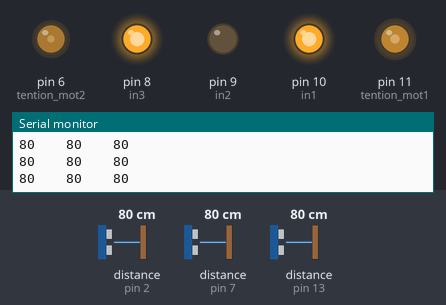
A sketch run on a simulated Arduino Uno, built with avr-gcc and run on an emulated ATmega328P. On the bench: output pins drawn as LEDs (lit = HIGH), the last lines printed to the serial monitor. The test bench sets the inputs (shaded band); at power-on: distance to the obstacle (sensors on pin 13, pin 7, pin 2) 80 cm.

Above: at 1.2 s.
1.3 s: distance to the obstacle (sensor on pin 13) set to 12 cm
4.3 s: distance to the obstacle (sensor on pin 13) set to 9 cm
At 5.2 s:
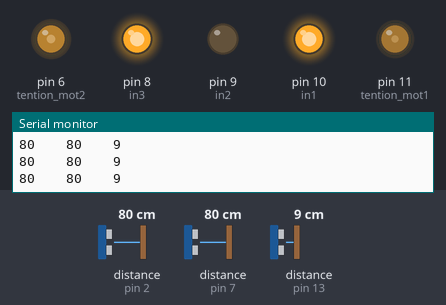
5.8 s: distance to the obstacle (sensor on pin 7) set to 33 cm
8.8 s: distance to the obstacle (sensor on pin 7) set to 27 cm
At 9.6 s:
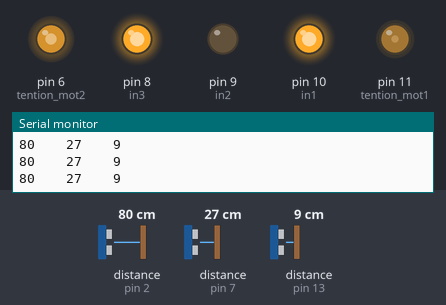
13.3 s: distance to the obstacle (sensor on pin 2) set to 13 cm
16.3 s: distance to the obstacle (sensor on pin 2) set to 10 cm
At 17.2 s:
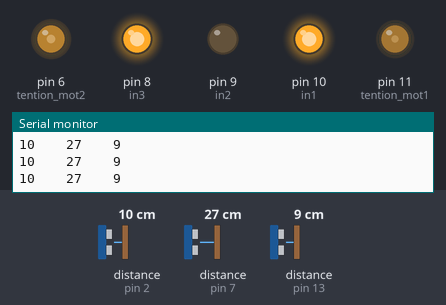
Timing chart, 0 to 18.8 s (numbered marks = the images above; inputs shaded):
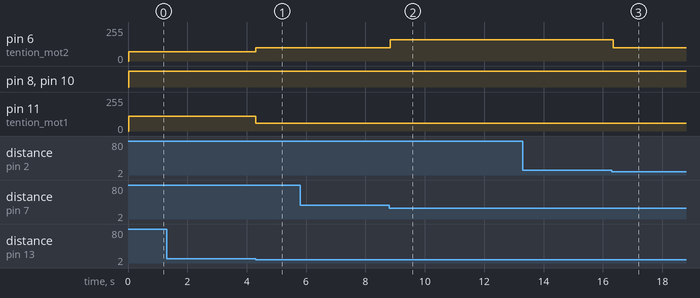

The sketch:

GOOD.ino
```cpp
#include <Ultrasonic.h>


Ultrasonic f_ultrasonic(4, 7);
Ultrasonic l_ultrasonic(3, 2);
Ultrasonic r_ultrasonic(12, 13);
int frontdistance;
int leftdistance;
int rightdistance;
int tention_mot1 = 11;
int in1 = 10;
int in2 = 9;
int in3 = 8;
int in4 = 7;
int tention_mot2 = 6;
int DIST ;
int DIS ;
void setup() {
  pinMode (in1, OUTPUT);
  pinMode (in2, OUTPUT);
  pinMode (in3, OUTPUT);
  pinMode (in4, OUTPUT);
  pinMode (tention_mot1, OUTPUT);
  pinMode (tention_mot2, OUTPUT);
  DIS = 18;
  DIST = 10;
  Serial.begin(9600);
  // put your setup code here, to run once:
}
void read_u() {
  frontdistance = f_ultrasonic.read();
  leftdistance = l_ultrasonic.read();
  rightdistance = r_ultrasonic.read();
  Serial.print( leftdistance);
  Serial.print("    ");
  Serial.print( frontdistance);
  Serial.print("    ");
  Serial.println( rightdistance);

}
void forward() {
  digitalWrite(in1 , HIGH);
  digitalWrite(in2 , LOW);
  analogWrite(tention_mot1 , 60);
  digitalWrite(in3 , HIGH);
  digitalWrite(in4 , LOW);
  analogWrite(tention_mot2, 100);
}
void turn_right() {
  digitalWrite(in1 , HIGH);
  digitalWrite(in2 , LOW);
  analogWrite(tention_mot1 , 110);
  digitalWrite(in3 , HIGH);
  digitalWrite(in4 , LOW);
  analogWrite(tention_mot2, 70 );
}
void turn_left() {
  digitalWrite(in1 , HIGH);
  digitalWrite(in2 , LOW);
  analogWrite(tention_mot1 , 60);
  digitalWrite(in3 , HIGH);
  digitalWrite(in4 , LOW);
  analogWrite(tention_mot2, 160);
}
void correct() {
  read_u();

  if ( rightdistance < 7 ) {
    turn_left();
  }
  else if (rightdistance > 10 ) {
    turn_right();
  }
  else if (frontdistance < 30  && leftdistance >  15 && rightdistance <20  ) {
    while ( leftdistance > 11 ) {
      turn_left();
      read_u();
    }
  }
  else {

      forward();

  }


}

void loop() {
  read_u();

  correct();


}
```

Measured:
- the behaviour switches between 11 and 10 cm on distance to the obstacle (sensor on pin 13) (found by bisection; images 0 and 1)
- the behaviour switches between 30 and 29 cm on distance to the obstacle (sensor on pin 7) (found by bisection; images 1 and 2)
- the behaviour switches between 12 and 11 cm on distance to the obstacle (sensor on pin 2) (found by bisection; images 2 and 3)
- after the input at 4.3 s, pin 6 (tention_mot2): 70/255 → 100/255 at once; pin 11 (tention_mot1): 110/255 → 60/255 at once
- after the input at 8.8 s, pin 6 (tention_mot2): 100/255 → 160/255 at once
- after the input at 16.3 s, pin 6 (tention_mot2): 160/255 → 100/255 after 0.05 s
